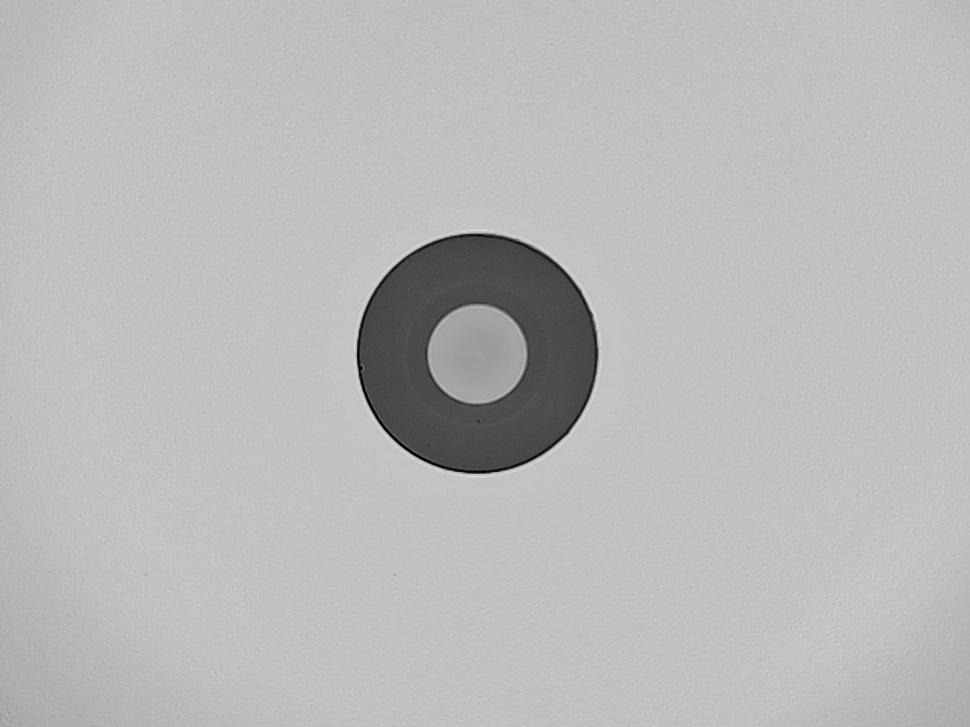
#> input picture samples2/img38.jpg, 970 x 727 px, shrunk from 1152 x 864 before the run, found by its file name
$ python preprocess_script.py
#> lines starting #> are read from the running program, lines starting #| are printed output that depends on the picture
#!/usr/bin/env python3
"""Preprocess image for better fiber detection"""
import cv2
import numpy as np

# File path
image_path = r"C:\Users\Saem1001\Documents\GitHub\OpenCV-Practice\samples2\img38.jpg"

# Load image
image = cv2.imread(image_path)
#> image is the input picture: shape (727, 970, 3); min 0, max 225, mean 185.2
gray = cv2.cvtColor(image, cv2.COLOR_BGR2GRAY)

# Apply histogram equalization
equalized = cv2.equalizeHist(gray)
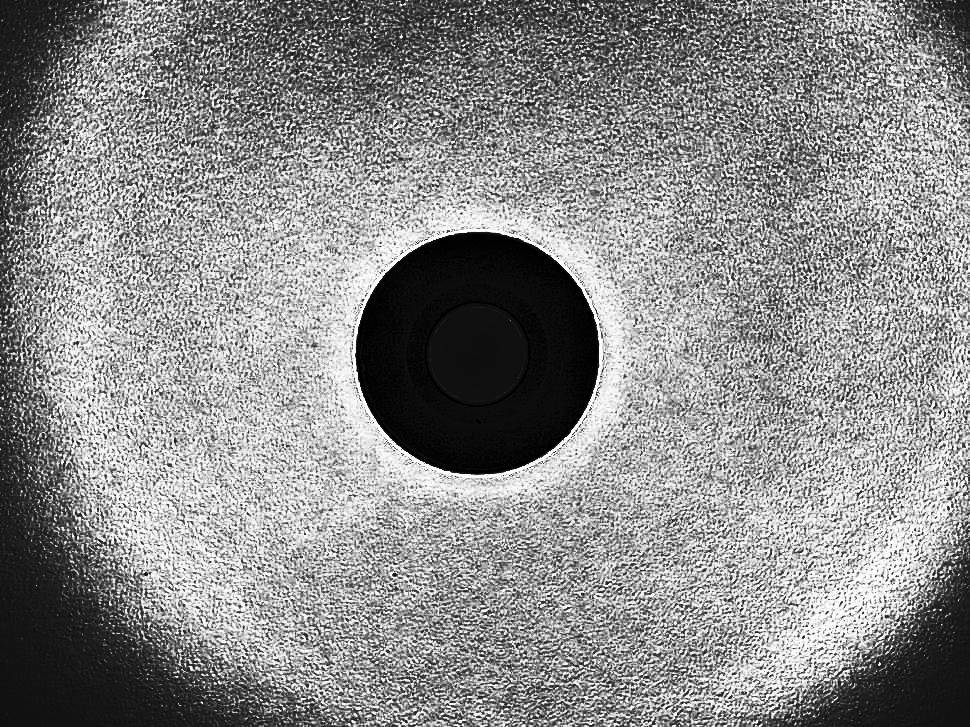
#> equalized: shape (727, 970); min 0, max 255, mean 139.3

# Apply denoising
denoised = cv2.fastNlMeansDenoising(equalized, None, 10, 7, 21)

# Apply sharpening kernel
kernel = np.array([[-1,-1,-1],
                   [-1, 9,-1],
                   [-1,-1,-1]])
sharpened = cv2.filter2D(denoised, -1, kernel)
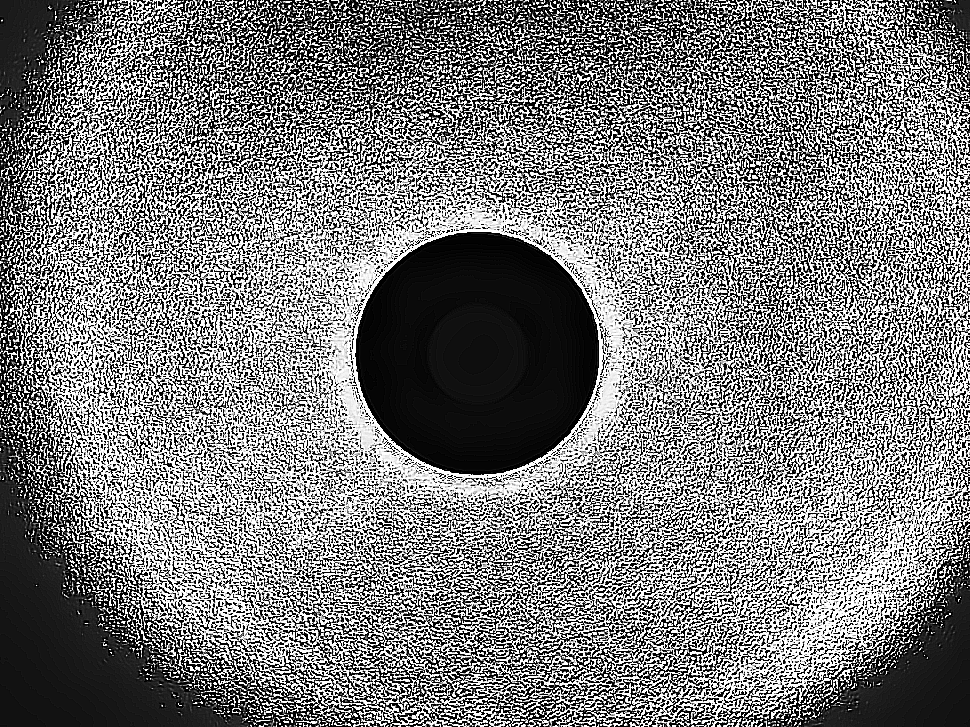
#> sharpened: shape (727, 970); min 0, max 255, mean 123.7

# Save preprocessed image
cv2.imwrite("preprocessed.jpg", sharpened)
print("Preprocessing complete - saved as preprocessed.jpg")

$ run again, with samples2/img35.jpg copied over samples2/img38.jpg
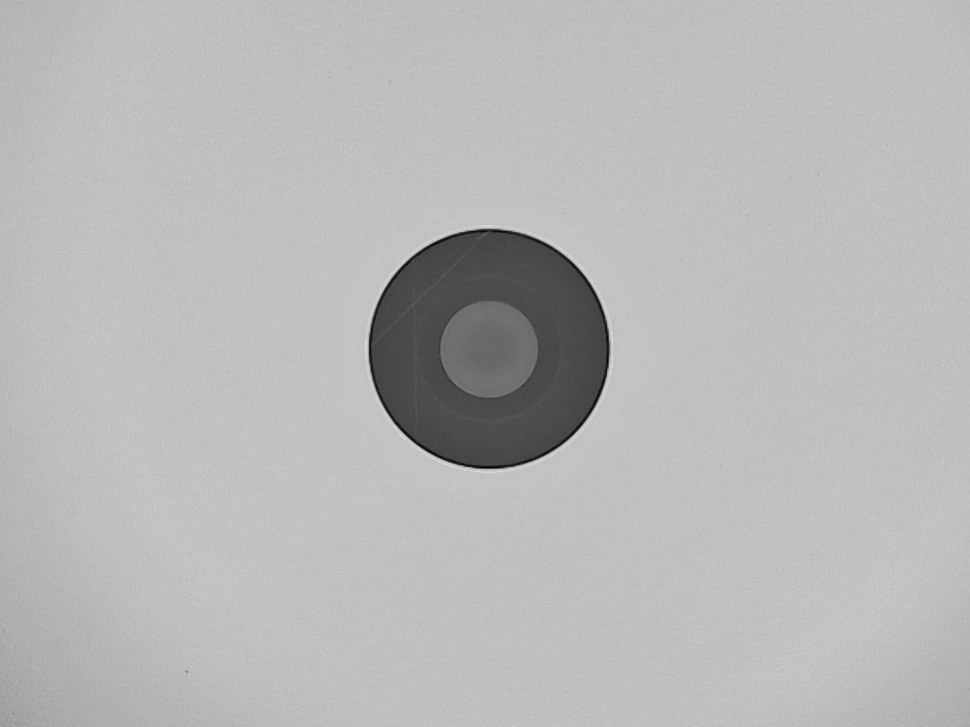
#> input picture samples2/img35.jpg, 970 x 727 px, shrunk from 1152 x 864 before the run, found by its file name
#> image is the input picture: shape (727, 970, 3); min 2, max 223, mean 183.8
#> `equalized = cv2.equalizeHist(gray)`:
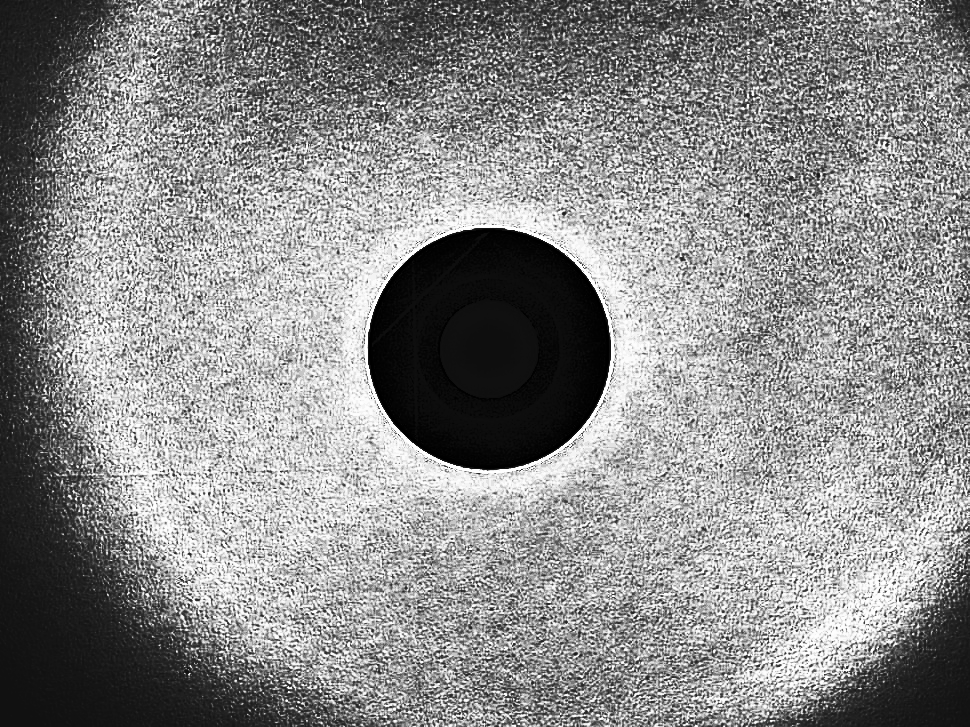
#> equalized: shape (727, 970); min 0, max 255, mean 139.7
#> `sharpened = cv2.filter2D(denoised, -1, kernel)`:
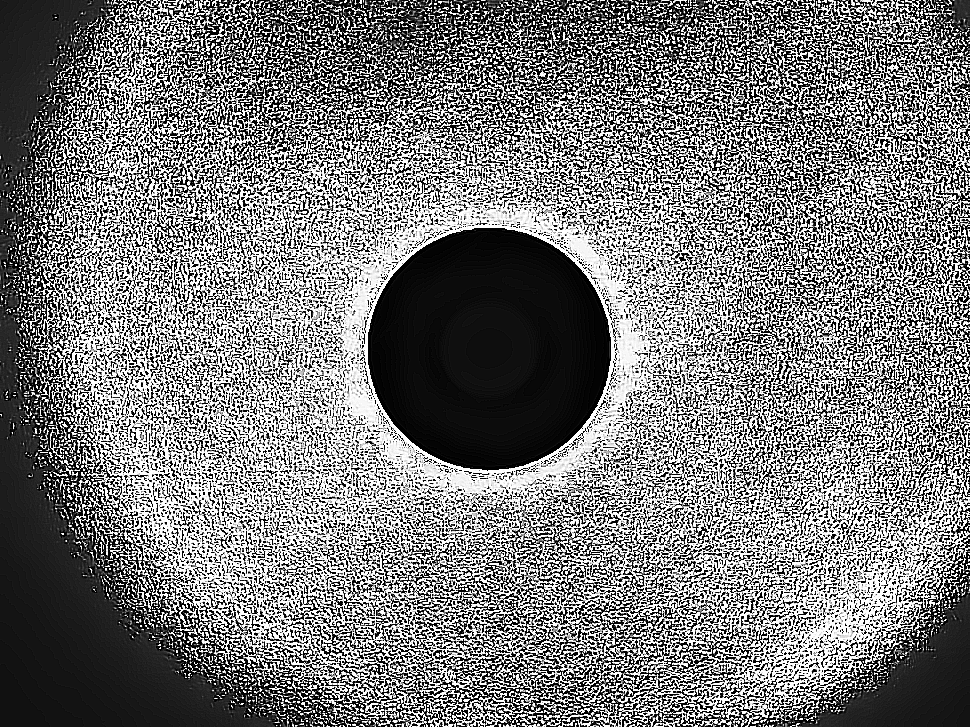
#> sharpened: shape (727, 970); min 0, max 255, mean 123

$ run again, with samples2/ima12.jpg copied over samples2/img38.jpg
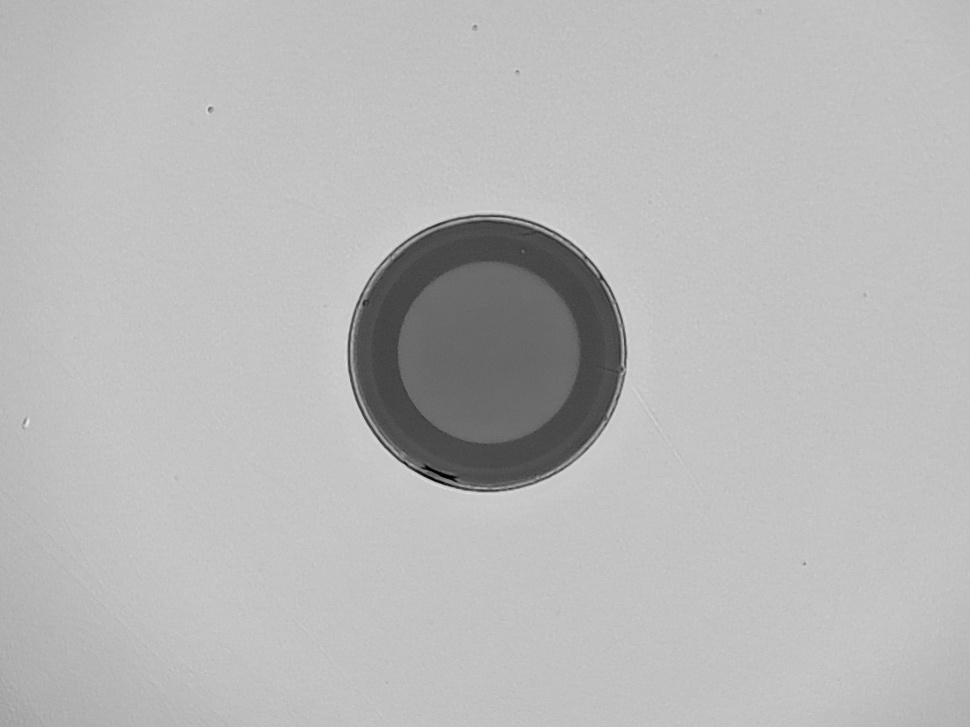
#> input picture samples2/ima12.jpg, 970 x 727 px, shrunk from 1152 x 864 before the run, found by its file name
#> image is the input picture: shape (727, 970, 3); min 0, max 231, mean 184.3
#> `equalized = cv2.equalizeHist(gray)`:
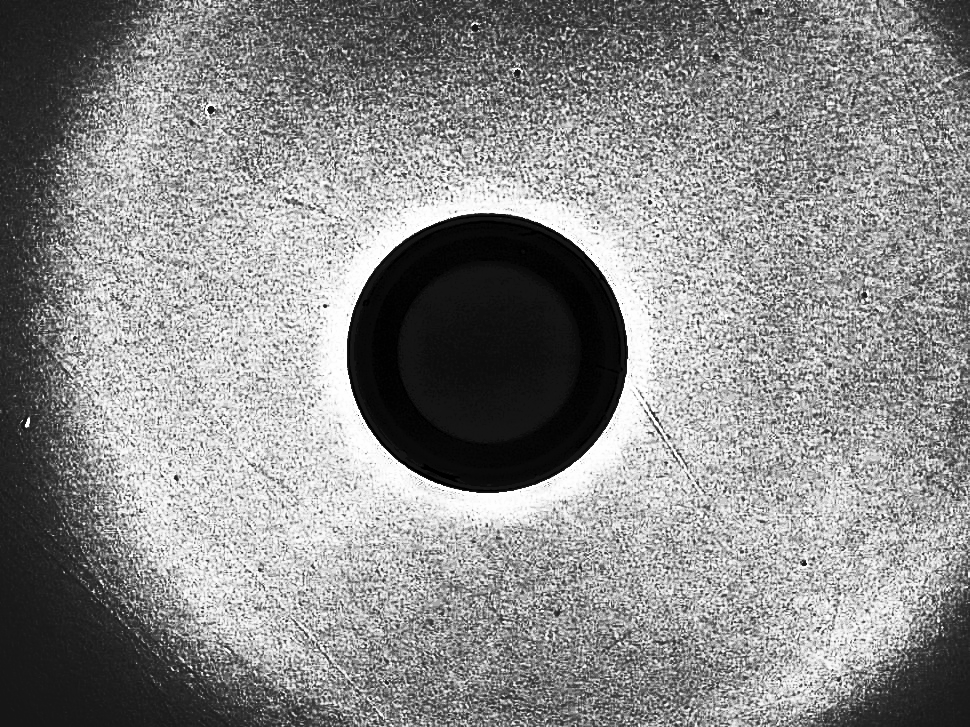
#> equalized: shape (727, 970); min 0, max 255, mean 138.3
#> `sharpened = cv2.filter2D(denoised, -1, kernel)`:
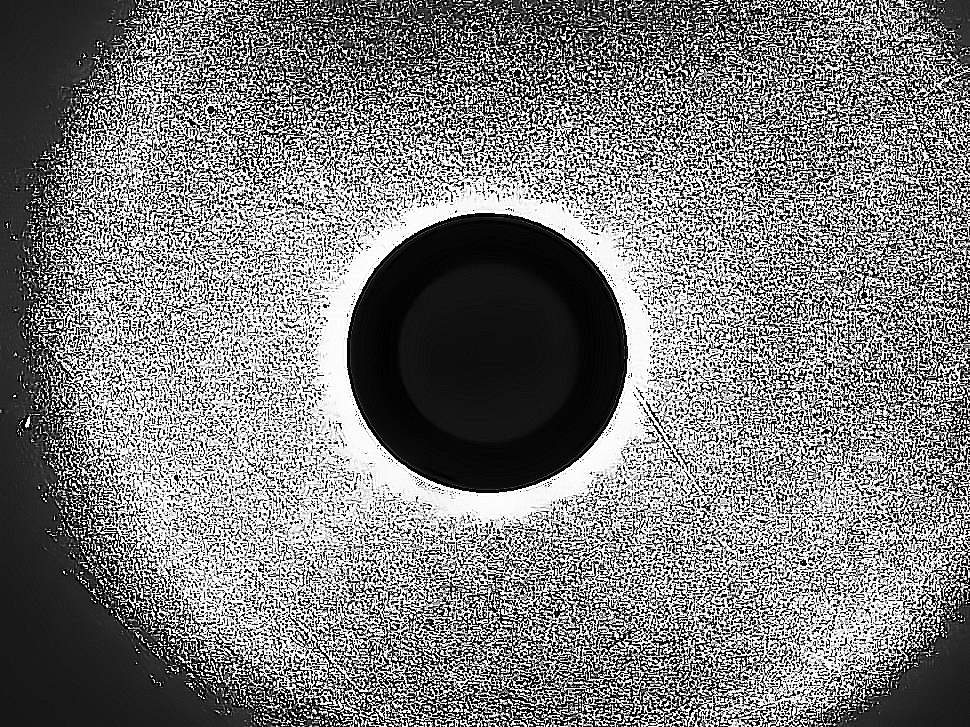
#> sharpened: shape (727, 970); min 0, max 255, mean 124.7
